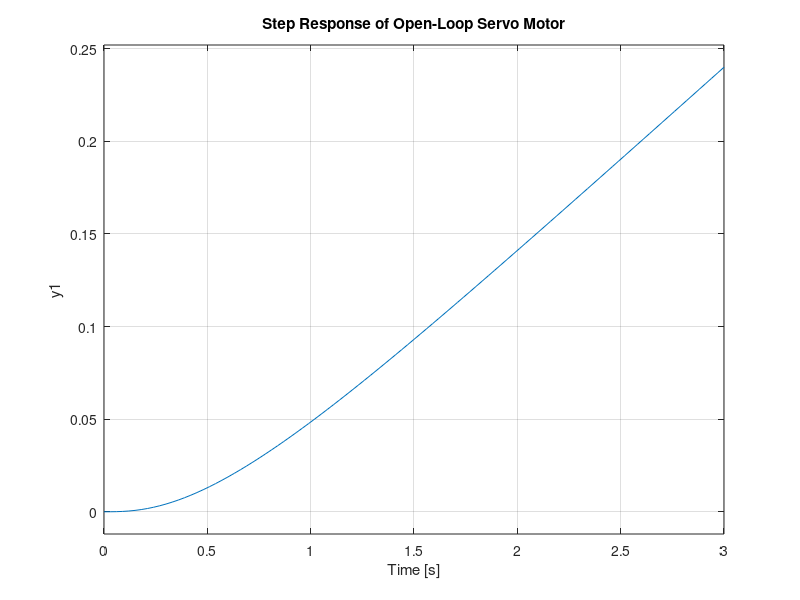

This chart was generated by the following MATLAB code:
% Define motor parameters
L = 0.5;    % Inductance (H)
R = 1.0;    % Resistance (Ohm)
J = 0.01;   % Inertia (kg.m^2)
b = 0.1;    % Damping coefficient (N.m.s)
Ke = 0.01;  % Back EMF constant (V/rad/s)
Kt = 0.01;  % Torque constant (N.m/A)

% Define transfer function
s = tf('s');
G = Kt / (J*L*s^3 + (J*R + b*L)*s^2 + (b*R + Ke*Kt)*s);

% Display transfer function
disp('Open-loop Transfer Function:');
G

% Step response to visualize system behavior
figure;
step(G);
title('Step Response of Open-Loop Servo Motor');
grid on;
